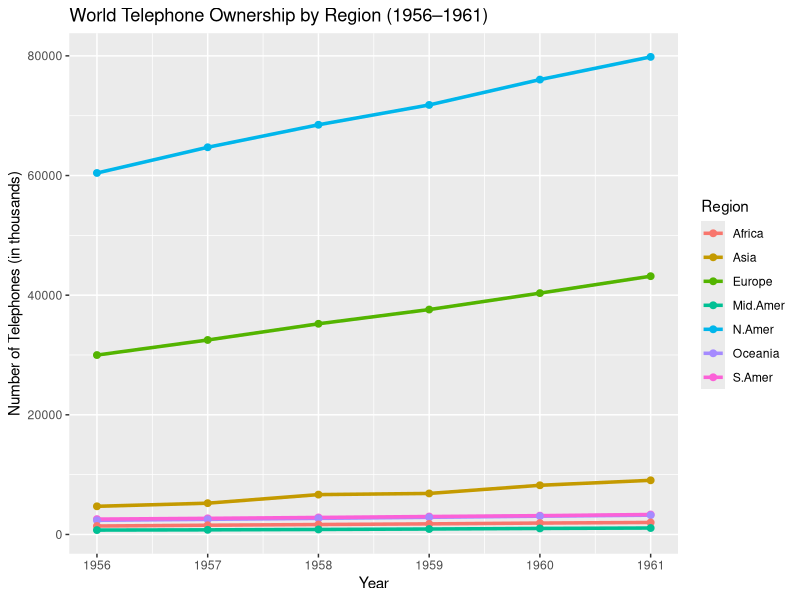
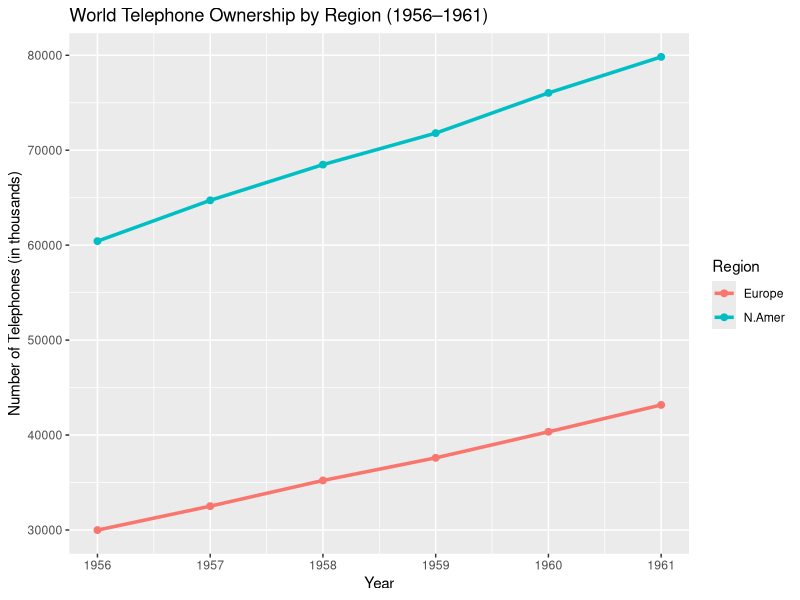

The R source for these figures, in order:
## ---- chunk 1
library(tidyr)
library(tibble)
library(dplyr)
library(ggplot2)
## ---- chunk 2
WorldPhones

## ---- chunk 3
tb <- WorldPhones %>%
  as_tibble(rownames = "Year") %>%
  filter(Year != "1951")

## ---- chunk 4
tb_longer <- tb %>%
  pivot_longer(cols = -Year, names_to = "Region", values_to = "Phones")
tb_longer

## ---- chunk 5
ggplot(tb_longer,aes(x = as.numeric(Year), y = Phones, color = Region)) +
  geom_line(linewidth = 1.2) +
  geom_point(size = 2) +
  labs(
    title = "World Telephone Ownership by Region (1956–1961)",
    x = "Year",
    y = "Number of Telephones (in thousands)",
    color = "Region"
  )

## ---- chunk 6
tb_selected <- tb %>%
  select(Year,N.Amer,Europe)

ggplot(tb_selected,aes(x = as.numeric(Year))) +
  geom_line(aes(y = N.Amer, color = "N.Amer"), linewidth = 1.2) +
  geom_line(aes(y = Europe, color = "Europe"), linewidth = 1.2) +
  geom_point(aes(y = N.Amer, color = "N.Amer"), size = 2) +
  geom_point(aes(y = Europe, color = "Europe"), size = 2) +
    labs(
      title = "World Telephone Ownership by Region (1956–1961)",
      x = "Year",
      y = "Number of Telephones (in thousands)",
      color = "Region"
    )
## ---- chunk 7
# サンプルデータ作成
df <- tibble(
  ID = 1:6,
  Name = c("佐藤", "鈴木", "高橋", "田中", "伊藤", "渡辺"),
  Date = c("2025-01-10", "2025-02-15", "2025-02-28", "2025-03-20", "2025-04-25", "2025-05-30"),
  Score = c(85, 90, NA, 75, 88, NA),
)

df

# 特定の区切り文字で分割
# removeは指定しない場合はTRUEとなり、結合前のデータは削除されますが、FALSEにすると残ります
df_separate <- df %>%
  separate(col = Date, into = c("Year","Month","Day"), sep = "-", remove = TRUE)
df_separate

# 複数の列を1つに結合
# removeは指定しない場合はTRUEとなり、結合前のデータは削除されますが、FALSEにすると残ります
df_union <- df_separate %>%
  unite("Date_unite", Year, Month, Day, sep = "-", remove = FALSE)
df_union

# 欠損のある行を削除
df
drop_na(df)

# 欠損のある値を指定した値に置換
replace_na(df, list(Score=0))
